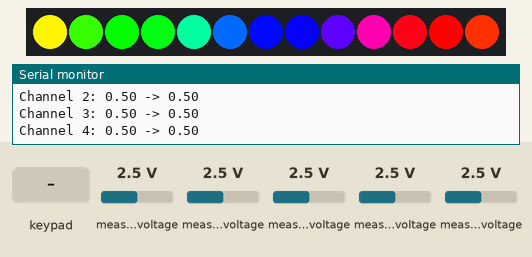
The sketch below on a simulated Raspberry Pi Pico. On the bench: 13 RGB LEDs in strip order, left to right, the last lines printed to the serial monitor. Inputs (shaded band) come from the test bench; at power-on: measured voltage 2.5 V. The strip is taken to match the declared colour order.

Above: at 1.2 s.
1.3 s: keypad keys 1 5 1 4 1 3 1 2 pressed 0.4 s apart
At 3.49 s:
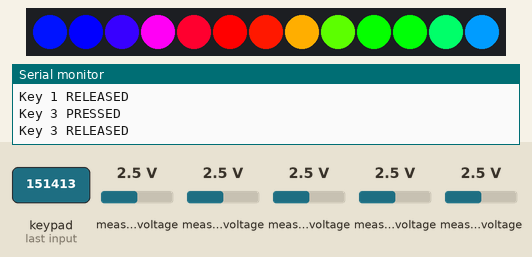
7.5 s: keypad keys 1 1 1 0 9 8 A pressed 0.4 s apart
At 10.09 s:
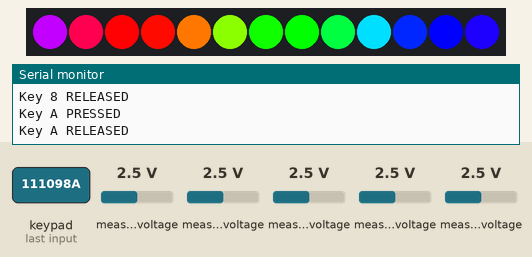
11.8 s: key 'B' pressed
At 12.49 s:
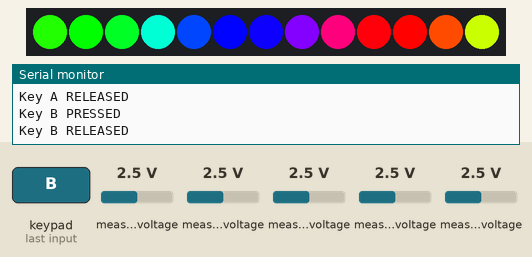
14.8 s: keypad keys 1 5 1 4 1 3 1 2 D pressed 0.4 s apart
At 18.49 s:
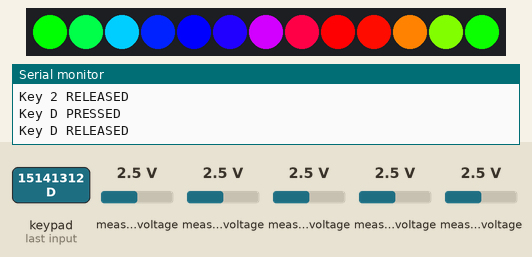

Measured:
- after the input at 11.8 s, the LEDs: first differ from a run without the input after 0.55 s (image 3)

The sketch:

firmware.ino
```cpp
#include "kpd.h"
#include "leds.h"
#include "adc.h"
#include "pico/stdlib.h"
#include <Keypad.h>

#define SCK_PIN 2
#define MOSI_PIN 3
#define MISO_PIN 4
#define CS_PIN 22

#define LED_PIN 6
#define NUM_PIXELS 13

const byte KP_ROWS = 4;
const byte KP_COLS = 4;
const char KP_KEYMAP[KP_ROWS][KP_COLS] = {{'0', '1', '2', '3'},
                                          {'4', '5', '6', '7'},
                                          {'8', '9', 'A', 'B'},
                                          {'C', 'D', 'E', 'F'}};
byte KP_ROW_PINS[KP_ROWS] = {11, 10, 9, 8};
byte KP_COL_PINS[KP_COLS] = {15, 14, 13, 12};

Leds leds(LED_PIN, NUM_PIXELS);
KPD keypad(KP_ROWS, KP_COLS, makeKeymap(KP_KEYMAP), KP_ROW_PINS, KP_COL_PINS, 25);
ADC adc(SCK_PIN, MOSI_PIN, MISO_PIN, CS_PIN, false, false, false);

void setup() {
  Serial.begin(11520);
  keypad.setup();
  adc.setup();
  leds.setup();
}

void setup1() {}

void loop() {
  keypadRoutine();
  sliderRoutine();
  ledRoutine();
}

void loop1() {}

long ledRoutineDelay = 20;
long ledRoutineLast = 0;
void ledRoutine() {
  if (ledRoutineLast + ledRoutineDelay < millis()) {
    ledRoutineLast = millis();
    leds.update();
  }
}

long keypadRoutineDelay = 1;
long keypadRoutineLast = 0;
void keypadRoutine() {
  if (keypadRoutineLast + keypadRoutineDelay < millis()) {
    keypadRoutineLast = millis();
    keypad.update();
  }
}

long sliderRoutineDelay = 10;
long sliderRoutineLast = 0;
void sliderRoutine() {
  if (sliderRoutineLast + sliderRoutineDelay < millis()) {
    sliderRoutineLast = millis();
    adc.update();
  }
}
```

adc.cpp
```cpp
#include "adc.h"

#include <Adafruit_MCP3008.h>

#define WINDOW_SIZE 75

ADC::ADC(uint8_t sck, uint8_t mosi, uint8_t miso, uint8_t cs, boolean c5,
         boolean c6, boolean c7)
    : adc(), sck(sck), mosi(mosi), miso(miso), cs(cs), c5(c5), c6(c6), c7(c7) {}

void ADC::setup() {
  adc.begin(sck, mosi, miso, cs);

  values = new float *[8];
  lastValues = new float[8];

  for (int i = 0; i < 8; i++) {
    values[i] = new float[WINDOW_SIZE];
    for (int j = 0; j < WINDOW_SIZE; j++) {
      values[i][j] = (i <= 4 || c5 && i == 5 || c6 && i == 6 || c7 && i == 7)
                         ? (float)adc.readADC(i)
                         : 0;
    }

    lastValues[i] = values[i][0];
  }
}

void ADC::update() {
  for (int c = 0; c < 8; c++) {
    if (!c5 && c == 5)
      continue;
    if (!c6 && c == 6)
      continue;
    if (!c7 && c == 7)
      continue;

    float oldValue = values[c][WINDOW_SIZE - 1];
    float newValue = adc.readADC(c);

    for (int i = WINDOW_SIZE - 1; i > 0; i--) {
      values[c][i] = values[c][i - 1];
    }

    values[c][0] = newValue;

    float valuePercentage = toPercentage(values[c][0]);
    float oldValuePercentage = toPercentage(oldValue);

    if (abs(lastValues[c] - valuePercentage) >= 0.01) {
      Serial.print("Channel ");
      Serial.print(c);
      Serial.print(": ");
      Serial.print(String(oldValuePercentage, 2));
      Serial.print(" -> ");
      Serial.println(String(valuePercentage, 2));

      lastValues[c] = valuePercentage;
    }
  }
}

float ADC::toPercentage(float value) { return value / 1023; }
```

adc.h
```cpp
#ifndef ADC_h
#define ADC_h

#include <Adafruit_MCP3008.h>
#include <SimpleKalmanFilter.h>

class ADC {
public:
  ADC(uint8_t sck, uint8_t mosi, uint8_t miso, uint8_t cs, boolean c5, boolean c6, boolean c7);

  void setup();
  void update();

private:
  float toPercentage(float value);

  Adafruit_MCP3008 adc;
  uint8_t sck;
  uint8_t mosi;
  uint8_t miso;
  uint8_t cs;
  float** values;
  float* lastValues;
  boolean c5;
  boolean c6;
  boolean c7;
  SimpleKalmanFilter* filters;
};

#endif
```

kpd.cpp
```cpp
#include "kpd.h"
#include <Keypad.h>

unsigned long debounceDelay;

KPD::KPD(byte numRows, byte numCols, char *userKeymap, byte *row, byte *col, unsigned long debounceDelay)
    : keypad(userKeymap, row, col, numRows, numCols),
      debounceDelay(debounceDelay) {}

void KPD::setup() {}

void KPD::update() {
  static unsigned long last_press_time = 0;

  if (keypad.getKeys()) {
    for (int i = 0; i < LIST_MAX; i++) {
      unsigned long current_time = millis();
      if (current_time - last_press_time > debounceDelay) {
        String msg;

        if (keypad.key[i].stateChanged) {
          switch (keypad.key[i].kstate) {
          case PRESSED:
            msg = " PRESSED ";
            break;
          case HOLD:
            msg = " HOLD ";
            break;
          case RELEASED:
            msg = " RELEASED ";
            break;
          case IDLE:
            msg = " IDLE ";
            break;
          }

          Serial.print("Key ");
          Serial.print(keypad.key[i].kchar);
          Serial.println(msg);

          last_press_time = current_time;
        }
      }
    }
  }
}
```

kpd.h
```cpp
#ifndef KPD_h
#define KPD_h

#include <Keypad.h>

class KPD {
public:
  KPD(byte numRows, byte numCols, char *userKeymap, byte *row, byte *col,
      unsigned long debounceDelay);

  void setup();
  void update();

private:
  Keypad keypad;
  unsigned long debounceDelay;
};

#endif
```

leds.cpp
```cpp
#include <Adafruit_NeoPixel.h>
#include "leds.h"

Leds::Leds(int pin, int numPixels) : pixels(numPixels, pin, NEO_RGB + NEO_KHZ800) {
}

void Leds::setup() {
    pixels.begin();
}

void Leds::update() {
    if (firstPixelHue < 5 * 65536) {
        for (int i = 0; i < 13; i++) {
            int pixelHue = firstPixelHue + (i * 65536L / pixels.numPixels());
            pixels.setPixelColor(i, pixels.gamma32(pixels.ColorHSV(pixelHue)));
        }

        pixels.show();
        firstPixelHue += 256;
    } else {
        firstPixelHue = 0;
    }
}
```

leds.h
```cpp
#ifndef Leds_h
#define Leds_h

#include <Adafruit_NeoPixel.h>

class Leds {
    public:
        Leds(int pin, int numPixels);

        void setup();
        void update();
    private:
        Adafruit_NeoPixel pixels;
        long firstPixelHue = 0;
};

#endif
```
